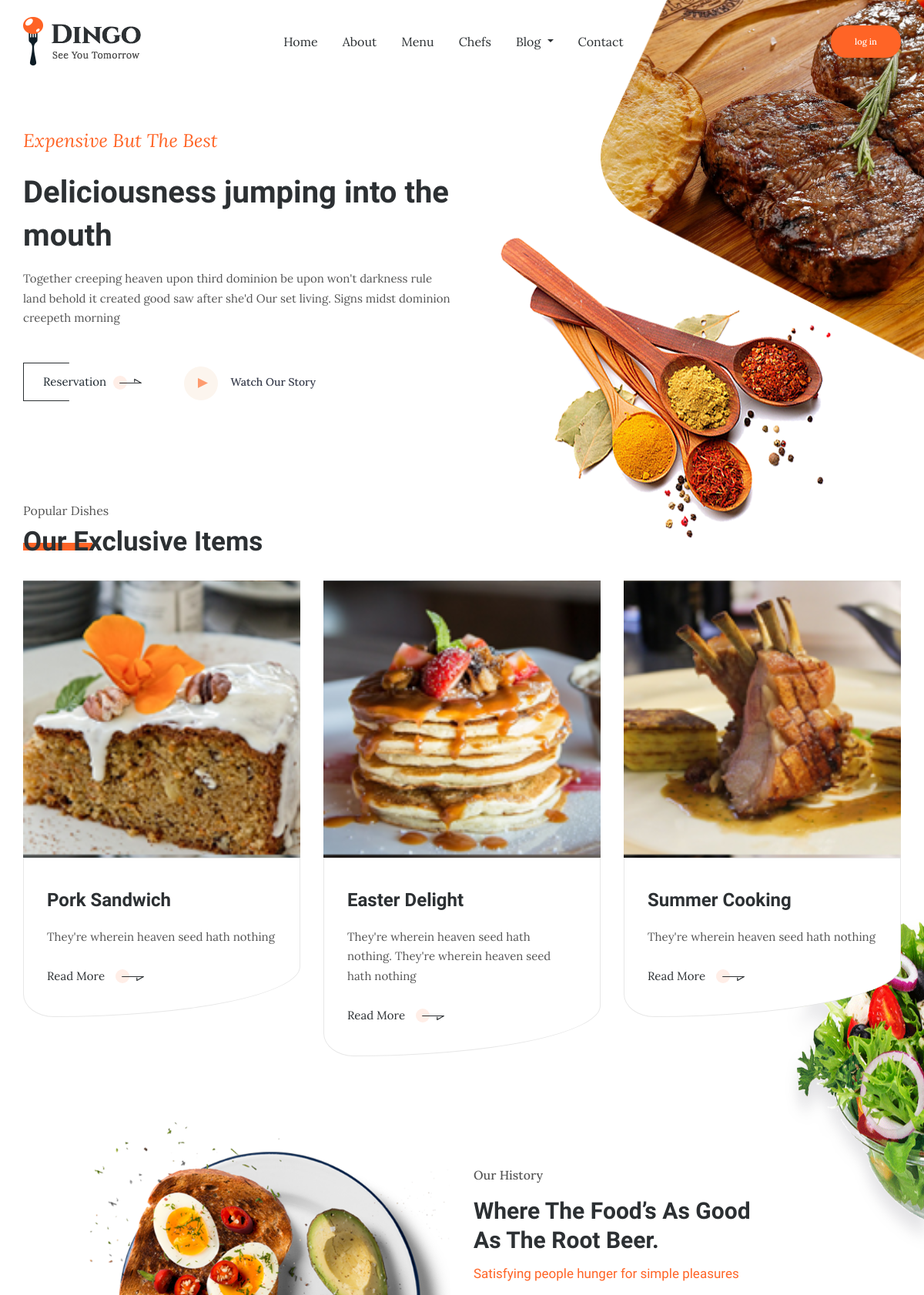
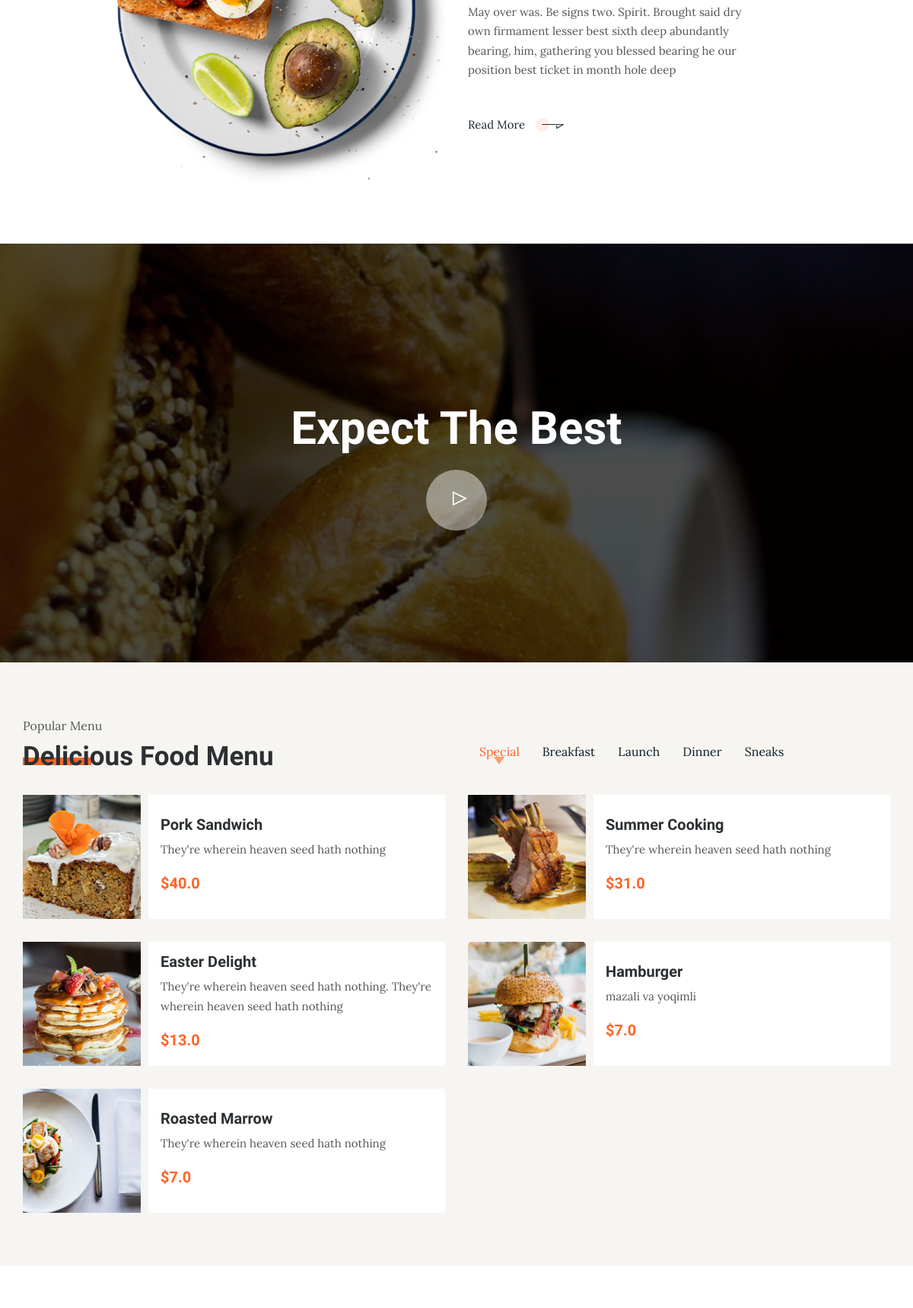
The page / (upper part) on the database its author committed (2 pictures, top to bottom).
### dingoapp/models.py (models this page shows, shortened)
class FoodModel(models.Model):
    title = models.CharField(verbose_name="Title", max_length=222)
    about = models.TextField(verbose_name="About")
    price = models.FloatField(verbose_name="Price",
                              validators=[
                                  MinValueValidator(0),
                                  MaxValueValidator(100)]
                              )
    exclusive = models.BooleanField(verbose_name="Exclusive", default=False)
    image = models.ImageField(verbose_name="Image", upload_to="food_images/")
    category = models.ManyToManyField('CategoryModel', verbose_name="Category",)
    tags = models.ManyToManyField('TagsModel', verbose_name="Tags", blank=True, null=True)
    created = models.DateTimeField(verbose_name="Created", auto_now_add=True)
    updated = models.DateTimeField(verbose_name="Updated", auto_now=True)
    class Meta:
        verbose_name = 'Food'
        verbose_name_plural = 'Foods'

class CategoryModel(models.Model):
    category_name = models.CharField(verbose_name="Category name", max_length=222)
    created = models.DateTimeField(verbose_name="Created", auto_now_add=True)
    updated = models.DateTimeField(verbose_name="Updated", auto_now=True)
    class Meta:
        ordering = ['created']
        verbose_name = 'Category'
        verbose_name_plural = 'Categories'

### dingoapp/views.py (the view)
# urls.py: path('', index, name='home'),
def index(request):
    exfoods = FoodModel.objects.filter(exclusive=True)[:3]
    category = CategoryModel.objects.all()
    cat = request.GET.get('cat')
    chefs = ChefModel.objects.filter(level__ch_level='Chef Master')[:3]
    form = BookingForm()
    best = Comments.objects.filter(best_comment=True)
    if cat is None:
        cat = 'Special'
    foods = FoodModel.objects.filter(category__category_name=cat)[:6]
    tags = FoodModel.objects.filter(tags__tag='Food News')[:3]
    if request.method == 'POST':
        form = BookingForm(request.POST)
        if form.is_valid():
            form.save()
            return redirect('home')
    context = {
        'home_menu': 'home_menu',
        'foods3': foods[:3],
        'foods6': foods[3:6],
        'exfoods': exfoods[:3],
        'categories': category,
        'cat': cat,
        'chefs': chefs,
        'form': form,
        'tags': tags,
        'best': best,
    }
    return render(request, 'index.html', context)

### dingoapp/models.py (called while the page is built)
    def __str__(self):
        return self.ch_level

### templates/index.html (shortened to what this page needs)
{% extends 'base.html' %}
{% load static %}
{% block content %}
    <section class="banner_part">
        <div class="container">
            <div class="row align-items-center">
                <div class="col-lg-6">
                    <div class="banner_text">
                        <div class="banner_text_iner">
                            <h5>Expensive but the best</h5>
                            <h1>Deliciousness jumping into the mouth</h1>
                            <p>Together creeping heaven upon third dominion be upon won't darkness rule land
                                behold it created good saw after she'd Our set living. Signs midst dominion
                                creepeth morning</p>
                            <div class="banner_btn">
                                <div class="banner_btn_iner">
                                    <a href="#" class="btn_2">Reservation <img src="{% static 'img/icon/left_1.svg' %}" alt=""></a>
                                </div>
                                <a href="https://www.youtube.com/watch?v=pBFQdxA-apI" class="popup-youtube video_popup">
                                    <span><img src="{% static 'img/icon/play.svg' %}" alt=""></span> Watch our story</a>
                            </div>
                        </div>
                    </div>
                </div>
            </div>
        </div>
    </section>
    <section class="exclusive_item_part blog_item_section">
        <div class="container">
            <div class="row">
                <div class="col-xl-5">
                    <div class="section_tittle">
                        <p>Popular Dishes</p>
                        <h2>Our Exclusive Items</h2>
                    </div>
                </div>
            </div>
            <div class="row">
                {% for food in exfoods %}
                <div class="col-sm-6 col-lg-4">
                    <div class="single_blog_item">
                        <div class="single_blog_img" style="background-image: url('{{ food.image.url }}'); width: 100%; height: 360px; background-size: contain">
                        </div>
                        <div class="single_blog_text">
                            <h3>{{ food.title }}</h3>
                            <p>{{ food.about }}</p>
                            <a href="#" class="btn_3">Read More <img src="{% static 'img/icon/left_2.svg' %}" alt=""></a>
                        </div>
                    </div>
                </div>
                {% endfor %}
            </div>
        </div>
    </section>
    <section class="about_part">
        <div class="container-fluid">
            <div class="row align-items-center">
                <div class="col-sm-4 col-lg-5 offset-lg-1">
                    <div class="about_img">
                        <img src="{% static 'img/about.png' %}" alt="">
                    </div>
                </div>
                <div class="col-sm-8 col-lg-4">
                    <div class="about_text">
                        <h5>Our History</h5>
                        <h2>Where The Food’s As Good
                            As The Root Beer.</h2>
                        <h4>Satisfying people hunger for simple pleasures</h4>
                        <p>May over was. Be signs two. Spirit. Brought said dry own firmament lesser best sixth deep
                            abundantly bearing, him, gathering you
                            blessed bearing he our position best ticket in month hole deep </p>
                        <a href="#" class="btn_3">Read More <img src="{% static 'img/icon/left_2.svg' %}" alt=""></a>
                    </div>
                </div>
            </div>
        </div>
    </section>
    <section class="intro_video_bg">
        <div class="container">
            <div class="row">
                <div class="col-lg-12">
                    <div class="intro_video_iner text-center">
                        <h2>Expect The Best</h2>
                        <div class="intro_video_icon">
                            <a id="play-video_1" class="video-play-button popup-youtube"
                                href="https://www.youtube.com/watch?v=pBFQdxA-apI">
                                <span class="ti-control-play"></span>
                            </a>
                        </div>
                    </div>
                </div>
            </div>
        </div>
    </section>
    <section class="food_menu gray_bg" id="#catFood">
        <div class="container">
            <div class="row justify-content-between">
                <div class="col-lg-5">
                    <div class="section_tittle">
                        <p>Popular Menu</p>
                        <h2>Delicious Food Menu</h2>
                    </div>
                </div>
                <div class="col-lg-6">
                    <div class="nav nav-tabs food_menu_nav" id="myTab" role="tablist">
                        {% for category in categories %}
                            {% if category.category_name == cat %}
                                <a class="active" href="/?cat={{category.category_name}}#myTab">{{category.category_name}}<img src="{% static 'img/icon/play.svg' %}" alt="play"></a>
                            {% else %}
                                <a href="/?cat={{category.category_name}}#myTab">{{category.category_name}}</a>
                            {% endif%}
                        {% endfor %}
                    </div>
                </div>
                <div class="col-lg-12">
                    <div class="tab-content" id="myTabContent">
                        <div class="tab-pane fade show active single-member" id="Special" role="tabpanel"
                            aria-labelledby="Special-tab">
                            <div class="row">
                                <div class="col-sm-6 col-lg-6">
                                    {% for food in foods3 %}
                                    <div class="single_food_item media">
                                        <img src="{{ food.image.url }}" width="165px" height="163px" class="mr-3" alt="...">
                                        <div class="media-body align-self-center">
                                            <h3>{{ food.title }}</h3>
                                            <p>{{ food.about }}</p>
                                            <h5>${{ food.price }}</h5>
                                        </div>
                                    </div>
                                    {% endfor %}
                                </div>
                                <div class="col-sm-6 col-lg-6">
                                    {% for food in foods6 %}
                                    <div class="single_food_item media">
                                        <img src="{{ food.image.url }}" width="165px" height="163px" class="mr-3" alt="...">
                                        <div class="media-body align-self-center">
                                            <h3>{{ food.title }}</h3>
                                            <p>{{ food.about }}</p>
                                            <h5>${{ food.price }}</h5>
                                        </div>
                                    </div>
                                    {% endfor %}
                                </div>
                            </div>
                        </div>
                    </div>
                </div>
            </div>
        </div>
    </section>
    <section class="chefs_part blog_item_section section_padding">
    </section>
{% endblock content %}

### rows shown on the page
FoodModel: image (picture), title "Pork Sandwich", about "They're wherein heaven seed hath nothing", price "40.0"
FoodModel: image (picture), title "Easter Delight", about "They're wherein heaven seed hath nothing. They're wherein heaven seed hath nothing", price "13.0"
FoodModel: image (picture), title "Summer Cooking", about "They're wherein heaven seed hath nothing", price "31.0"
CategoryModel: category_name "Special"
CategoryModel: category_name "Breakfast"
CategoryModel: category_name "Launch"
CategoryModel: category_name "Dinner"
CategoryModel: category_name "Sneaks"
FoodModel: image (picture), title "Roasted Marrow", about "They're wherein heaven seed hath nothing", price "7.0"
FoodModel: image (picture), title "Hamburger", about "mazali va yoqimli", price "7.0"
